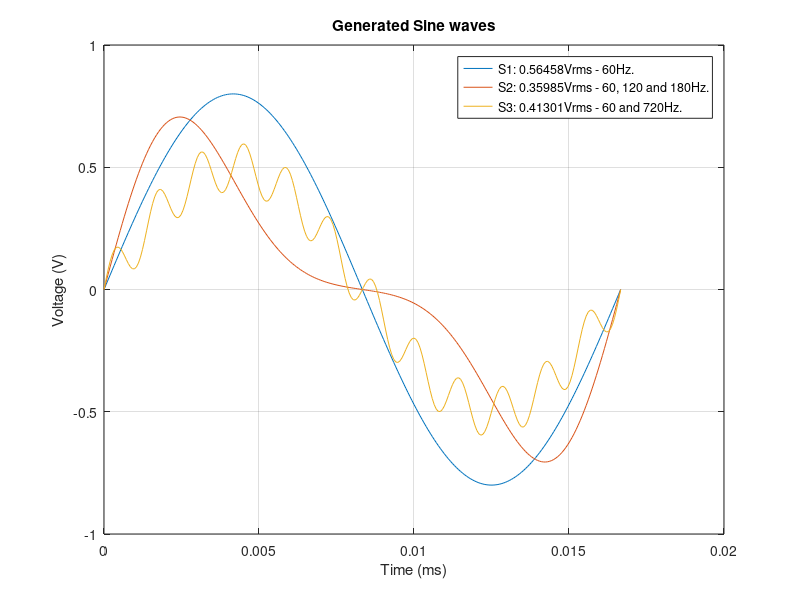

The MATLAB source for this figure:
% Create sine waves for test pourpouses.
% Write to a file in C language matrix with size variable of uint16_t.
% Values up to 12bits.
% Julio Santos - julio.ppgca@gmail.com
% Nov. 2016
% Ver. 1

format('shortEng');
t=linspace(0,1/60,2^8); % time vector, 256 values from 0 to 1/60.
% Sine Wave, pure 60Hz.
y1 = 0.8*sin(2*pi*60*t);
sinal=ceil(y1*2048)+2047;  % should be integer
plot(t,y1) % Just to see how beauty is the Matlab.
title('Generated Sine waves');
xlabel('Time (ms)');
ylabel('Voltage (V)');
hold on
grid

% Write to a file, then just copy and paste ;P
fileID = fopen('SineWave.h','w');
fprintf(fileID,'#ifdef SINE_WAVE_CLEAN \n');
fprintf(fileID,'// t=linspace(0,1/60,2^8);  \n');
fprintf(fileID,'// y1 = 0.8*sin(2*pi*60*t);  \n');
fprintf(fileID,'// sinal=ceil(y1*2048)+2047;  \n');
fprintf(fileID,'// RMS: %.3f Volts  \n', rms(y1));
fprintf(fileID,'uint16_t  SineWave[2][SAMPLES_NUM] = \n{');
fprintf(fileID,'\n\t{\n\t');
j=1;
for i=1:8
  fprintf(fileID,'%d,\t',sinal(j:j+15));
  fprintf(fileID,'\n\t');
  j=j+16;
end
fprintf(fileID,'}, \n\t{\n\t');
j=129;
for i=1:8
  fprintf(fileID,'%d,\t',sinal(j:j+15));
  fprintf(fileID,'\n\t');
  j=j+16;
end
fprintf(fileID,'}');
fprintf(fileID,'\n};\n');
fprintf(fileID,'#endif \n');

% Sine wave with some harmonics, 60Hz, 120Hz and 180Hz
y2 = 0.5*sin(2*pi*60*t)+0.3*sin(2*pi*120*t)+0.05*sin(2*pi*180*t);
sinal=ceil(y2*2048)+2047; 
plot(t,y2)

fprintf(fileID,'\n#ifdef SINE_WAVE_N1 \n');
fprintf(fileID,'// t=linspace(0,1/60,2^8);  \n');
fprintf(fileID,'// y2 = 0.5*sin(2*pi*60*t)+0.3*sin(2*pi*120*t)+0.05*sin(2*pi*180*t);  \n');
fprintf(fileID,'// sinal=ceil(y2*2048)+2047;  \n');
fprintf(fileID,'// RMS: %.3f Volts  \n', rms(y2));
fprintf(fileID,'uint16_t  SineWave[2][SAMPLES_NUM] = \n{');
fprintf(fileID,'\n\t{\n\t');
j=1;
for i=1:8
  fprintf(fileID,'%d,\t',(sinal(j:j+15)));
  fprintf(fileID,'\n\t');
  j=j+16;
end
fprintf(fileID,'}, \n\t{\n\t');
j=129;
for i=1:8
  fprintf(fileID,'%d,\t',sinal(j:j+15));
  fprintf(fileID,'\n\t');
  j=j+16;
end
fprintf(fileID,'}');
fprintf(fileID,'\n};\n');
fprintf(fileID,'#endif\n');
% Sine wave with some harmonics, 60Hzh and 720Hz
y3 = 0.5*sin(2*pi*60*t)+0.1*sin(2*pi*720*t);
sinal=ceil(y3*2048)+2047; 
plot(t,y3)
legend((['S1: ' num2str(rms(y1)) 'Vrms - 60Hz.' ]), ...
       (['S2: ' num2str(rms(y3)) 'Vrms - 60, 120 and 180Hz.' ]), ...
       (['S3: ' num2str(rms(y2)) 'Vrms - 60 and 720Hz.' ]));
hold off


fprintf(fileID,'\n#ifdef SINE_WAVE_N2 \n');
fprintf(fileID,'// t=linspace(0,1/60,2^8);  \n');
fprintf(fileID,'// y3 = 0.5*sin(2*pi*60*t)+0.1*sin(2*pi*720*t);  \n');
fprintf(fileID,'// sinal=ceil(y3*2048)+2047;  \n');
fprintf(fileID,'// RMS: %.3f Volts  \n', rms(y3));
fprintf(fileID,'uint16_t  SineWave[2][SAMPLES_NUM] = \n{');
fprintf(fileID,'\n\t{\n\t');
j=1;
for i=1:8
  fprintf(fileID,'%d,\t',(sinal(j:j+15)));
  fprintf(fileID,'\n\t');
  j=j+16;
end
fprintf(fileID,'}, \n\t{\n\t');
j=129;
for i=1:8
  fprintf(fileID,'%d,\t',sinal(j:j+15));
  fprintf(fileID,'\n\t');
  j=j+16;
end
fprintf(fileID,'}');
fprintf(fileID,'\n};\n');
fprintf(fileID,'#endif \n');
fclose(fileID);


